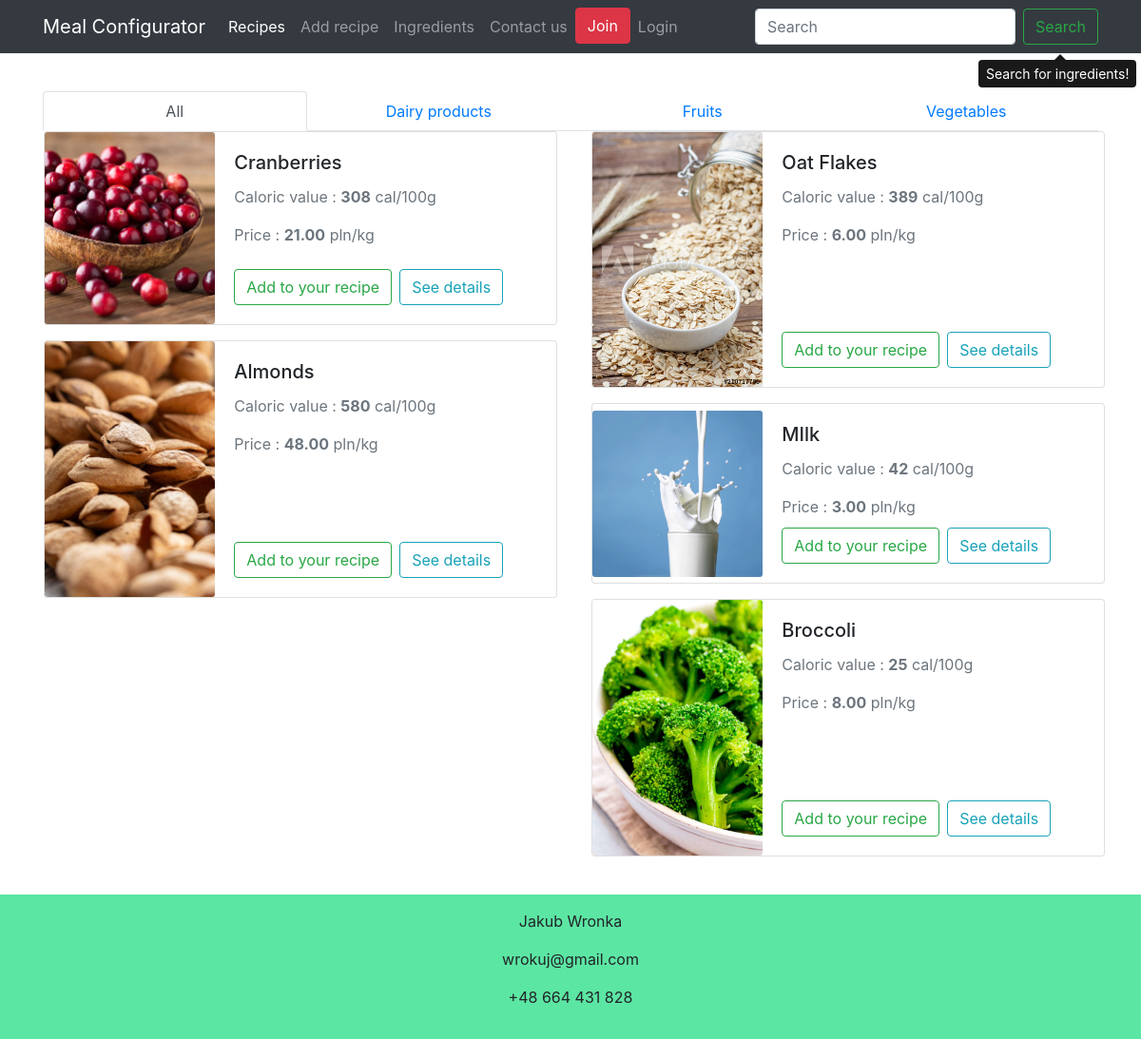
Screenshot of /products/ with the database file from the repository.
### main/models.py (models this page shows, shortened)
class FoodCategory(models.Model):
    name = models.CharField(max_length=255, primary_key=True)
    slug = models.SlugField(null=True, blank=True, unique=True)
    description = models.TextField(blank=True)
    image = models.ImageField(upload_to='category_images',
                              null=True,
                              blank=True,
                              width_field='width_field',
                              height_field='height_field')
    height_field = models.IntegerField(default=0)
    width_field = models.IntegerField(default=0)
    class Meta:
        verbose_name_plural = 'Categories'
    def __str__(self):
        return self.name

class Ingredient(models.Model):
    name = models.CharField(max_length=255, primary_key=True)
    category = models.ForeignKey(FoodCategory, null=True, blank=True, on_delete=models.SET_NULL)
    price = models.DecimalField(max_digits=7, decimal_places=2)
    calval = models.IntegerField()
    total_carbs = models.FloatField()
    total_fat = models.FloatField()
    total_proteins = models.FloatField()
    image = models.ImageField(upload_to='ingredient_images',
                              null=True,
                              blank=True,
                              width_field='width_field',
                              height_field='height_field')
    height_field = models.IntegerField(default=0)
    width_field = models.IntegerField(default=0)
    slug = models.SlugField(null=True, blank=True, unique=True)
    objects = IngredientManager()
    accepted = models.BooleanField(default=False)
    def get_absolute_url(self):
        return reverse('main:product-details', kwargs={'slug': self.slug})

### main/views.py (the view, shortened to what this page needs)
# urls.py: path('products/', views.products, name='products'),
def products(request):
    if 'collect_ing' not in request.session or request.session['collect_ing'] == '':
        request.session['collect_ing'] = []
    count = 0
    query = request.GET.get('q', None)
    ingredients_qs = Ingredient.objects.none()
    if query is not None:
        ingredients_qs = Ingredient.objects.search(query)
        count = len(ingredients_qs)
        print(ingredients_qs)
    return render(request, 'main/products.html', {'products': Ingredient.objects.filter(accepted=True),
                                                  'added': request.session['collect_ing'],
                                                  'count': count,
                                                  'ingredients': ingredients_qs,
                                                  'query': query})

### main/context_processors.py (called while the page is built)
def broadcaster(request):
    kwargs = {
        'foodcategories': FoodCategory.objects.all(),
        'currentuser': request.user,
    }
    return kwargs

### main/templates/main/products.html (shortened to what this page needs)
{% extends 'main/base.html' %}
{% block content %}
<br>
{% load static %}
{% if query %}
<div class='row title-row my-5'>
    <div class='col-12 py-0 mx-auto'>
        <h3 class='text-center'>{{ count }} results for <b>{{ query }}</b></h3>
        {% if not count %}
        <h4 class="text-center my-5">If you can't find ingredient you need, <a href="/contact-us">contact us</a> or use <a href="/products/add">this form</a> to add one.</h4>
        {% endif%}
    </div>
</div>
<div class="row">
        {% for ing in ingredients %}
        <div class="col-mb-5 mx-auto">
            <div class="card mb-3 ml-3" style="max-width: 540px;">
              <div class="row no-gutters">
                <div class="col-md-4 my-auto">
                  <img src="{{ ing.image.url }}" class="card-img">
                </div>
                <div class="col-md-8">
                  <div class="card-body">
                    <h5 class="card-title">{{ing.name}}</h5>
                      <p class="card-text text-muted">Caloric value : <b>{{ ing.calval }}</b> cal/100g</p>
                      <p class="card-text text-muted mb-5">Price : <b>{{ ing.price }}</b> pln/kg</p>
                    <div class="container" style="position:absolute; bottom:20px;">
                      <div class="row">
                          {% if ing.name not in added %}
                          <form action="." method="post">{% csrf_token %}
                              <button type="submit" class="btn btn-outline-success mr-2" name="add" value="added">Add to your recipe</button>
                              <input type="hidden" name='ingredient' value="{{ing.name}}">
                          </form>
                          {% else %}
                          <form action="." method="post">{% csrf_token %}
                              <button type="submit" class="btn btn-outline-danger mr-2" name="delete" value="deleted">Delete from recipe</button>
                              <input type="hidden" name='ingredient' value="{{ing.name}}">
                          </form>
                          {% endif %}
                          <a href="{{ ing.get_absolute_url }}"><button type="button" class="btn btn-outline-info">See details</button></a>
                      </div>
                    </div>
                  </div>
                </div>
              </div>
            </div>
        </div>
        {% endfor %}
</div>
{% else %}
<div class="row">
  <div class="col">
    <nav>
      <div class="nav nav-tabs nav-fill nav-justified" id="nav-tab" role="tablist">
        <a class="nav-item nav-link active" id="nav-home-tab" data-toggle="tab" href="#nav-home" role="tab" aria-controls="nav-home" aria-selected="true">All</a>
        {% for category in foodcategories %}
          <a class="nav-item nav-link" id="nav-{{category.slug}}-tab" data-toggle="tab" href="#nav-{{category.slug}}" role="tab" aria-controls="nav-{{category}}" aria-selected="false">{{category}}</a>
        {% endfor %}
      </div>
    </nav>
  </div>
</div>
<div class="tab-content" id="nav-tabContent">
  <div class="tab-pane fade show active" id="nav-home" role="tabpanel" aria-labelledby="nav-home-tab">
    <div class="row">
        <div class="card-columns" style="column-count:2;">
            {% for prod in products %}
            <div class="col-mb-5">
                <div class="card mb-3 ml-3" style="max-width: 540px;">
                  <div class="row no-gutters">
                    <div class="col-md-4 my-auto">
                      <img src="{{ prod.image.url }}" class="card-img">
                    </div>
                    <div class="col-md-8">
                      <div class="card-body">
                        <h5 class="card-title">{{prod.name}}</h5>
                        <p class="card-text text-muted">Caloric value : <b>{{ prod.calval }}</b> cal/100g</p>
                        <p class="card-text text-muted mb-5">Price : <b>{{ prod.price }}</b> pln/kg</p>
                        <div class="container" style="position:absolute; bottom:20px;">
                          <div class="row">
                              {% if prod.name not in added %}
                              <form action="." method="post">{% csrf_token %}
                                  <button type="submit" class="btn btn-outline-success mr-2" name="add" value="added">Add to your recipe</button>
                              </form>
                              {% else %}
                              <form action="." method="post">{% csrf_token %}
                                  <button type="submit" class="btn btn-outline-danger mr-2" name="delete" value="deleted">Delete from recipe</button>
                                  <input type="hidden" name='ingredient' value="{{prod.name}}">
                              </form>
                              {% endif %}
                              <a href="{{ prod.get_absolute_url }}"><button type="button" class="btn btn-outline-info">See details</button></a>
                          </div>
                        </div>
                      </div>
                    </div>
                  </div>
                </div>
            </div>
            {% endfor %}
        </div>
    </div>
  </div>
</div>
{% endif %}
{% endblock %}

### main/templates/main/base.html (style rules this page uses)
html { height: 100%; box-sizing: border-box; }
body { position: relative; margin: 0; padding-bottom: 11rem; min-height: 100%; }
*, *:before, *:after { box-sizing: inherit; }

### rows the page displays
FoodCategory: name "Dairy products"
FoodCategory: name "Fruits"
FoodCategory: name "Vegetables"
Ingredient: image (picture), name "Cranberries", calval "308", price "21.00"
Ingredient: image (picture), name "Almonds", calval "580", price "48.00"
Ingredient: image (picture), name "Oat Flakes", calval "389", price "6.00"
Ingredient: image (picture), name "MIlk", calval "42", price "3.00"
Ingredient: image (picture), name "Broccoli", calval "25", price "8.00"
